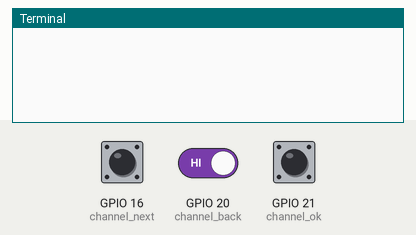
Simulated run of this program. Board: Raspberry Pi (BCM pin numbers). On the bench: the last lines printed to the terminal. Inputs (shaded band) come from the test bench; at power-on: GPIO 16 (channel_next) HIGH, GPIO 20 (channel_back) HIGH, GPIO 21 (channel_ok) HIGH. Files the program writes start out absent.

Above: at 1.2 s.
1.3 s: GPIO 16 (channel_next) pulled LOW for 0.15 s
At 2.1 s:
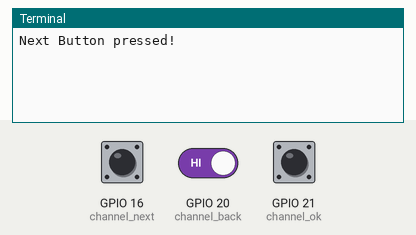
2.9 s: GPIO 20 (channel_back) driven LOW
At 3.4 s:
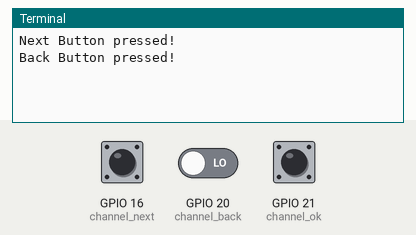
4.4 s: GPIO 21 (channel_ok) pulled LOW for 0.15 s
At 5.7 s:
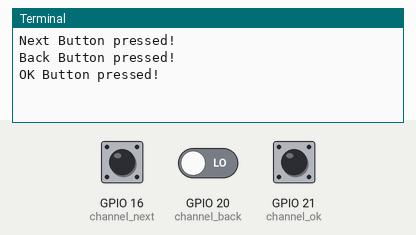

The program:

buttonread.py
```python
#!/usr/bin/env python3

import RPi.GPIO as GPIO
import time

# declare the GPIO-channels

channel_next = 16
channel_back = 20
channel_ok = 21


#Path to file for buttons

filepath="/var/www/html/buttons_pressed.txt"


# callbacks for GPIO-action

def button_pressed_next(channel):
    print("Next Button pressed!")
    f=open(filepath,'w')
    f.write("0")
    f.close()
    return

def button_pressed_back(channel):
    print("Back Button pressed!")
    f=open(filepath,'w')
    f.write("1")
    f.close()
    return

def button_pressed_ok(channel):
    print("OK Button pressed!")
    f=open(filepath,'w')
    f.write("2")
    f.close()
    return

# Setting up the GPIOs

GPIO.setmode(GPIO.BCM)

GPIO.setup(channel_next, GPIO.IN)
GPIO.setup(channel_back, GPIO.IN)
GPIO.setup(channel_ok, GPIO.IN)

GPIO.add_event_detect(channel_next, GPIO.FALLING, callback=button_pressed_next, bouncetime=100)
GPIO.add_event_detect(channel_back, GPIO.FALLING, callback=button_pressed_back, bouncetime=100)
GPIO.add_event_detect(channel_ok, GPIO.FALLING, callback=button_pressed_ok, bouncetime=100)


# main loop

while True:

    if 1 is not 0:
        pass

    #if GPIO.event_detected(channel_next):
     #   print('Button pressed')
#    input_state = GPIO.input(channel_next)
#    if input_state == False:
#        print('Button Pressed')
#        time.sleep(1)
```

Measured:
- after the input at 1.3 s, the terminal: prints a new line at once (image 1)
- after the input at 2.9 s, the terminal: prints a new line at once (image 2)
- after the input at 4.4 s, the terminal: prints a new line at once (image 3)
